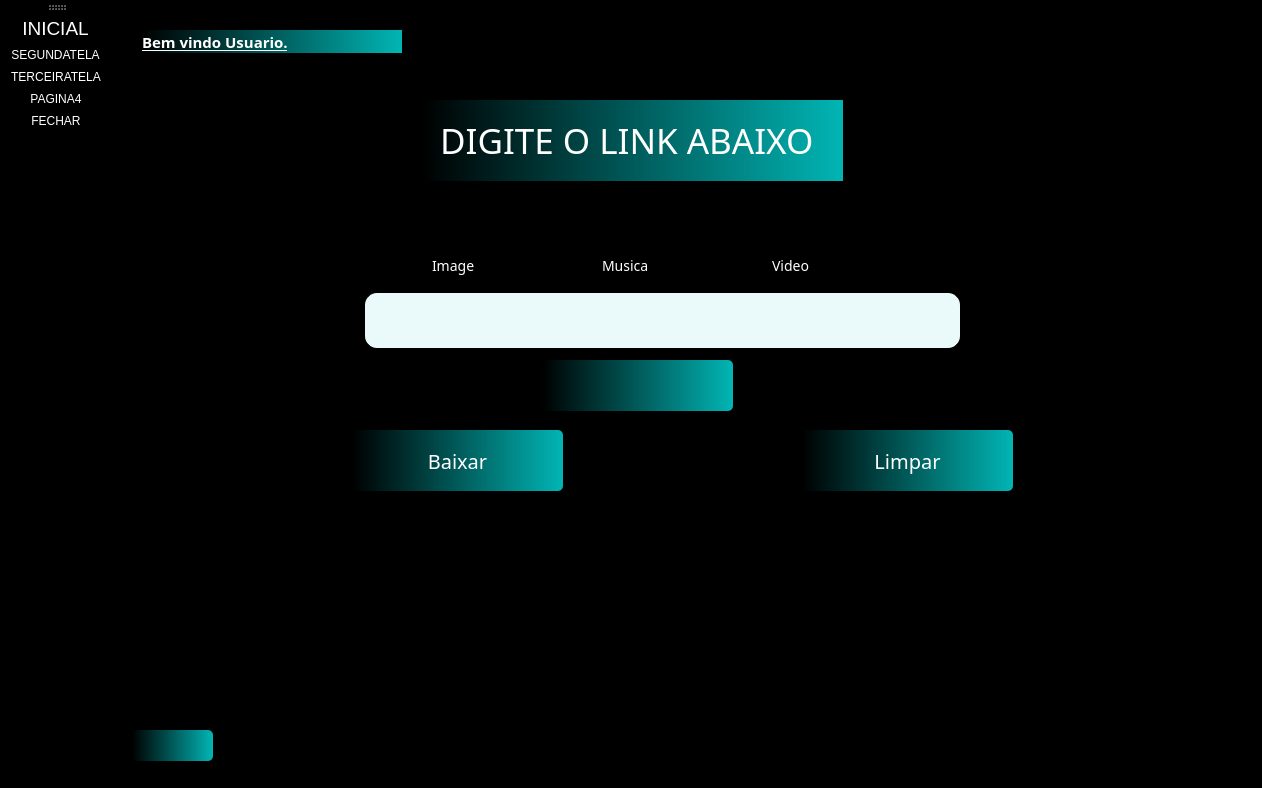
<?xml version="1.0" encoding="UTF-8"?>
<ui version="4.0">
 <class>MainWindow</class>
 <widget class="QMainWindow" name="MainWindow">
  <property name="geometry">
   <rect>
    <x>0</x>
    <y>0</y>
    <width>1262</width>
    <height>788</height>
   </rect>
  </property>
  <property name="windowTitle">
   <string>MainWindow</string>
  </property>
  <property name="styleSheet">
   <string notr="true">color:white;
background-color: rgb(0, 0, 0);
</string>
  </property>
  <widget class="QWidget" name="centralwidget">
   <widget class="QStackedWidget" name="stackedWidget">
    <property name="enabled">
     <bool>true</bool>
    </property>
    <property name="geometry">
     <rect>
      <x>10</x>
      <y>20</y>
      <width>1201</width>
      <height>701</height>
     </rect>
    </property>
    <property name="styleSheet">
     <string notr="true">background: transparent;
</string>
    </property>
    <property name="currentIndex">
     <number>0</number>
    </property>
    <widget class="QWidget" name="page1">
     <widget class="QLabel" name="TExt_Link">
      <property name="geometry">
       <rect>
        <x>300</x>
        <y>80</y>
        <width>421</width>
        <height>81</height>
       </rect>
      </property>
      <property name="font">
       <font>
        <family>Impact</family>
        <pointsize>26</pointsize>
       </font>
      </property>
      <property name="styleSheet">
       <string notr="true">color:white;
background-color:qlineargradient(spread:pad, x1:0, y1:0, x2:1, y2:0, stop:0 rgba(0,0,0), stop:1 rgba(1, 181, 180));
</string>
      </property>
      <property name="text">
       <string>  DIGITE O LINK ABAIXO</string>
      </property>
     </widget>
     <widget class="QLabel" name="icone">
      <property name="geometry">
       <rect>
        <x>20</x>
        <y>50</y>
        <width>271</width>
        <height>221</height>
       </rect>
      </property>
      <property name="styleSheet">
       <string notr="true"/>
      </property>
      <property name="text">
       <string/>
      </property>
      <property name="pixmap">
       <pixmap>icon/you.png</pixmap>
      </property>
     </widget>
     <widget class="QLineEdit" name="caixa_link_2">
      <property name="geometry">
       <rect>
        <x>240</x>
        <y>270</y>
        <width>601</width>
        <height>61</height>
       </rect>
      </property>
      <property name="font">
       <font>
        <family>Impact</family>
        <pointsize>16</pointsize>
       </font>
      </property>
      <property name="focusPolicy">
       <enum>Qt::WheelFocus</enum>
      </property>
      <property name="styleSheet">
       <string notr="true">color:black;
border-style:outset;
border-radius:15px;
border-width:3px;
background-color:rgb(234, 249, 249)</string>
      </property>
      <property name="inputMask">
       <string/>
      </property>
      <property name="text">
       <string/>
      </property>
      <property name="echoMode">
       <enum>QLineEdit::Normal</enum>
      </property>
      <property name="placeholderText">
       <string/>
      </property>
      <property name="cursorMoveStyle">
       <enum>Qt::VisualMoveStyle</enum>
      </property>
     </widget>
     <widget class="QRadioButton" name="radioButton_image">
      <property name="geometry">
       <rect>
        <x>290</x>
        <y>230</y>
        <width>151</width>
        <height>31</height>
       </rect>
      </property>
      <property name="font">
       <font>
        <family>Trebuchet MS</family>
        <pointsize>-1</pointsize>
       </font>
      </property>
      <property name="styleSheet">
       <string notr="true">border:none;
font-family: Trebuchet MS;
font-size:14px;
color:white;
</string>
      </property>
      <property name="text">
       <string>Image</string>
      </property>
     </widget>
     <widget class="QRadioButton" name="radioButton_musica">
      <property name="geometry">
       <rect>
        <x>460</x>
        <y>230</y>
        <width>131</width>
        <height>31</height>
       </rect>
      </property>
      <property name="font">
       <font>
        <family>Trebuchet MS</family>
        <pointsize>-1</pointsize>
       </font>
      </property>
      <property name="styleSheet">
       <string notr="true">border:none;
font-family: Trebuchet MS;
font-size:14px;
color:white;
</string>
      </property>
      <property name="text">
       <string>Musica</string>
      </property>
     </widget>
     <widget class="QRadioButton" name="radioButton_video_2">
      <property name="geometry">
       <rect>
        <x>630</x>
        <y>230</y>
        <width>131</width>
        <height>31</height>
       </rect>
      </property>
      <property name="font">
       <font>
        <family>Trebuchet MS</family>
        <pointsize>-1</pointsize>
       </font>
      </property>
      <property name="focusPolicy">
       <enum>Qt::WheelFocus</enum>
      </property>
      <property name="styleSheet">
       <string notr="true">border:none;
font-family: Trebuchet MS;
font-size:14px;
color:white;
</string>
      </property>
      <property name="text">
       <string>Video</string>
      </property>
     </widget>
     <widget class="QPushButton" name="baixa_link">
      <property name="geometry">
       <rect>
        <x>230</x>
        <y>410</y>
        <width>211</width>
        <height>61</height>
       </rect>
      </property>
      <property name="font">
       <font>
        <family>Impact</family>
        <pointsize>15</pointsize>
        <weight>50</weight>
        <bold>false</bold>
       </font>
      </property>
      <property name="styleSheet">
       <string notr="true">border-style:outset;
border-radius:5px;
border-width:0px;
background-color:qlineargradient(spread:pad, x1:0, y1:0, x2:1, y2:0, stop:0 rgba(0,0,0), stop:1 rgba(1, 181, 180));
</string>
      </property>
      <property name="text">
       <string>Baixar</string>
      </property>
     </widget>
     <widget class="QLabel" name="tela_2">
      <property name="geometry">
       <rect>
        <x>420</x>
        <y>340</y>
        <width>191</width>
        <height>51</height>
       </rect>
      </property>
      <property name="font">
       <font>
        <family>Impact</family>
        <pointsize>17</pointsize>
        <weight>50</weight>
        <italic>false</italic>
        <bold>false</bold>
       </font>
      </property>
      <property name="styleSheet">
       <string notr="true">color:white;
border-style:outset;
border-radius:5px;
background-color:qlineargradient(spread:pad, x1:0, y1:0, x2:1, y2:0, stop:0 rgba(0,0,0), stop:1 rgba(1, 181, 180));
</string>
      </property>
      <property name="text">
       <string/>
      </property>
      <property name="alignment">
       <set>Qt::AlignCenter</set>
      </property>
     </widget>
     <widget class="QLabel" name="label_welcome">
      <property name="geometry">
       <rect>
        <x>20</x>
        <y>10</y>
        <width>260</width>
        <height>23</height>
       </rect>
      </property>
      <property name="styleSheet">
       <string notr="true">font-family: Trebuchet MS;
font-size: 15px;
font-weight: bold;
color: white;
border:none;
text-decoration:underline;
color:white;
background-color:qlineargradient(spread:pad, x1:0, y1:0, x2:1, y2:0, stop:0 rgba(0,0,0), stop:1 rgba(1, 181, 180));
</string>
      </property>
      <property name="text">
       <string>Bem vindo Usuario.</string>
      </property>
      <property name="alignment">
       <set>Qt::AlignLeading|Qt::AlignLeft|Qt::AlignVCenter</set>
      </property>
     </widget>
     <widget class="QLabel" name="label_3">
      <property name="geometry">
       <rect>
        <x>280</x>
        <y>230</y>
        <width>161</width>
        <height>31</height>
       </rect>
      </property>
      <property name="styleSheet">
       <string notr="true">background-color: rgb(0, 0, 0);
border-style:outset;
border-radius:12px;
border-width:0px;</string>
      </property>
      <property name="text">
       <string/>
      </property>
     </widget>
     <widget class="QLabel" name="label_4">
      <property name="geometry">
       <rect>
        <x>450</x>
        <y>230</y>
        <width>161</width>
        <height>31</height>
       </rect>
      </property>
      <property name="styleSheet">
       <string notr="true">background-color: rgb(0, 0, 0);
border-style:outset;
border-radius:12px;
border-width:0px;</string>
      </property>
      <property name="text">
       <string/>
      </property>
     </widget>
     <widget class="QLabel" name="label_5">
      <property name="geometry">
       <rect>
        <x>620</x>
        <y>230</y>
        <width>161</width>
        <height>31</height>
       </rect>
      </property>
      <property name="styleSheet">
       <string notr="true">background-color: rgb(0, 0, 0);
border-style:outset;
border-radius:12px;
border-width:0px;</string>
      </property>
      <property name="text">
       <string/>
      </property>
     </widget>
     <widget class="QPushButton" name="limpar_pagina1">
      <property name="geometry">
       <rect>
        <x>680</x>
        <y>410</y>
        <width>211</width>
        <height>61</height>
       </rect>
      </property>
      <property name="font">
       <font>
        <family>Impact</family>
        <pointsize>15</pointsize>
        <weight>50</weight>
        <bold>false</bold>
       </font>
      </property>
      <property name="styleSheet">
       <string notr="true">border-style:outset;
border-radius:5px;
border-width:0px;
background-color:qlineargradient(spread:pad, x1:0, y1:0, x2:1, y2:0, stop:0 rgba(0,0,0), stop:1 rgba(1, 181, 180));
</string>
      </property>
      <property name="text">
       <string>Limpar</string>
      </property>
     </widget>
     <zorder>label_4</zorder>
     <zorder>label_5</zorder>
     <zorder>label_3</zorder>
     <zorder>TExt_Link</zorder>
     <zorder>icone</zorder>
     <zorder>caixa_link_2</zorder>
     <zorder>radioButton_image</zorder>
     <zorder>radioButton_musica</zorder>
     <zorder>radioButton_video_2</zorder>
     <zorder>baixa_link</zorder>
     <zorder>tela_2</zorder>
     <zorder>label_welcome</zorder>
     <zorder>limpar_pagina1</zorder>
    </widget>
    <widget class="QWidget" name="page2">
     <widget class="QPushButton" name="ver_link_2">
      <property name="geometry">
       <rect>
        <x>20</x>
        <y>630</y>
        <width>131</width>
        <height>31</height>
       </rect>
      </property>
      <property name="font">
       <font>
        <family>Impact</family>
        <pointsize>15</pointsize>
        <weight>50</weight>
        <bold>false</bold>
       </font>
      </property>
      <property name="styleSheet">
       <string notr="true">border-style:outset;
border-radius:5px;
border-width:0px;
background-color:qlineargradient(spread:pad, x1:0, y1:0, x2:1, y2:0, stop:0 rgba(0,0,0), stop:1 rgba(1, 181, 180));
</string>
      </property>
      <property name="text">
       <string>open</string>
      </property>
      <property name="icon">
       <iconset>
        <normaloff>icon/open.png</normaloff>icon/open.png</iconset>
      </property>
     </widget>
     <widget class="QScrollArea" name="scrollArea_PAgina2">
      <property name="geometry">
       <rect>
        <x>10</x>
        <y>10</y>
        <width>1071</width>
        <height>571</height>
       </rect>
      </property>
      <property name="styleSheet">
       <string notr="true">
background-color: qradialgradient(spread:repeat, cx:0.5, cy:0.5, radius:0.077, fx:0.5, fy:0.5, stop:0 rgba(0, 169, 255, 147), stop:0.497326 rgba(0, 0, 0, 147), stop:1 rgba(0, 169, 255, 147));
border-radius:12px;
border-width:0px;
</string>
      </property>
      <property name="widgetResizable">
       <bool>true</bool>
      </property>
      <widget class="QWidget" name="scrollAreaWidgetContents_2">
       <property name="geometry">
        <rect>
         <x>0</x>
         <y>0</y>
         <width>1071</width>
         <height>571</height>
        </rect>
       </property>
       <layout class="QGridLayout" name="gridLayout_3">
        <item row="0" column="0">
         <widget class="QLabel" name="Open_pagina2">
          <property name="styleSheet">
           <string notr="true">border-style:outset;
border-radius:12px;
border-width:0px;
background-color: rgb(255, 255, 255);
</string>
          </property>
          <property name="text">
           <string/>
          </property>
         </widget>
        </item>
       </layout>
      </widget>
     </widget>
     <widget class="QLineEdit" name="inputAbrirArquivo_2">
      <property name="geometry">
       <rect>
        <x>150</x>
        <y>630</y>
        <width>261</width>
        <height>31</height>
       </rect>
      </property>
      <property name="styleSheet">
       <string notr="true">border-style:outset;
border-radius:5px;
border-width:1px;
background-color: rgb(255, 255, 255);
color:black;</string>
      </property>
     </widget>
     <widget class="QComboBox" name="comboBox">
      <property name="geometry">
       <rect>
        <x>30</x>
        <y>590</y>
        <width>91</width>
        <height>31</height>
       </rect>
      </property>
      <property name="styleSheet">
       <string notr="true">border-style:outset;
border-radius:12px;
border-width:0px;
background-color:qlineargradient(spread:pad, x1:0, y1:0, x2:1, y2:0, stop:0 rgba(0,0,0), stop:1 rgba(1, 181, 180));
</string>
      </property>
      <item>
       <property name="text">
        <string/>
       </property>
      </item>
      <item>
       <property name="text">
        <string>test</string>
       </property>
      </item>
      <item>
       <property name="text">
        <string>test</string>
       </property>
      </item>
     </widget>
     <widget class="QLabel" name="label_pagina2">
      <property name="geometry">
       <rect>
        <x>150</x>
        <y>670</y>
        <width>261</width>
        <height>31</height>
       </rect>
      </property>
      <property name="styleSheet">
       <string notr="true">border-style:outset;
border-radius:5px;
border-width:1px;
background-color: rgb(255, 255, 255);
color:black;</string>
      </property>
      <property name="text">
       <string/>
      </property>
     </widget>
     <widget class="QPushButton" name="pushButton">
      <property name="geometry">
       <rect>
        <x>20</x>
        <y>670</y>
        <width>131</width>
        <height>31</height>
       </rect>
      </property>
      <property name="font">
       <font>
        <family>Impact</family>
        <pointsize>14</pointsize>
       </font>
      </property>
      <property name="styleSheet">
       <string notr="true">border-style:outset;
border-radius:5px;
border-width:0px;
background-color:qlineargradient(spread:pad, x1:0, y1:0, x2:1, y2:0, stop:0 rgba(0,0,0), stop:1 rgba(1, 181, 180));
</string>
      </property>
      <property name="text">
       <string>limpar</string>
      </property>
     </widget>
     <zorder>scrollArea_PAgina2</zorder>
     <zorder>inputAbrirArquivo_2</zorder>
     <zorder>comboBox</zorder>
     <zorder>label_pagina2</zorder>
     <zorder>pushButton</zorder>
     <zorder>ver_link_2</zorder>
    </widget>
    <widget class="QWidget" name="pagina3">
     <widget class="QScrollArea" name="scrollArea">
      <property name="geometry">
       <rect>
        <x>20</x>
        <y>10</y>
        <width>1041</width>
        <height>491</height>
       </rect>
      </property>
      <property name="styleSheet">
       <string notr="true">
background-color: qradialgradient(spread:repeat, cx:0.5, cy:0.5, radius:0.077, fx:0.5, fy:0.5, stop:0 rgba(0, 169, 255, 147), stop:0.497326 rgba(0, 0, 0, 147), stop:1 rgba(0, 169, 255, 147));
border-radius:12px;
border-width:0px;
</string>
      </property>
      <property name="widgetResizable">
       <bool>true</bool>
      </property>
      <widget class="QWidget" name="scrollAreaWidgetContents">
       <property name="geometry">
        <rect>
         <x>0</x>
         <y>0</y>
         <width>1041</width>
         <height>491</height>
        </rect>
       </property>
       <layout class="QGridLayout" name="gridLayout_2">
        <item row="0" column="0">
         <widget class="QLabel" name="labelImg">
          <property name="styleSheet">
           <string notr="true">border-style:outset;
border-radius:12px;
border-width:0px;
background-color: rgb(255, 255, 255);
</string>
          </property>
          <property name="text">
           <string/>
          </property>
         </widget>
        </item>
       </layout>
      </widget>
     </widget>
     <widget class="QLineEdit" name="inputAbrirArquivo">
      <property name="geometry">
       <rect>
        <x>180</x>
        <y>530</y>
        <width>331</width>
        <height>31</height>
       </rect>
      </property>
      <property name="styleSheet">
       <string notr="true">border-style:outset;
border-radius:5px;
border-width:1px;
background-color: rgb(255, 255, 255);
color:black;</string>
      </property>
      <property name="text">
       <string/>
      </property>
      <property name="placeholderText">
       <string>Caminho da foto</string>
      </property>
     </widget>
     <widget class="QPushButton" name="btnEscolherArquivo">
      <property name="geometry">
       <rect>
        <x>20</x>
        <y>530</y>
        <width>151</width>
        <height>31</height>
       </rect>
      </property>
      <property name="font">
       <font>
        <family>Impact</family>
        <pointsize>11</pointsize>
       </font>
      </property>
      <property name="styleSheet">
       <string notr="true">border-style:outset;
border-radius:5px;
border-width:0px;
background-color:qlineargradient(spread:pad, x1:0, y1:0, x2:1, y2:0, stop:0 rgba(0,0,0), stop:1 rgba(1, 181, 180));
</string>
      </property>
      <property name="text">
       <string>Escolher Arquivo</string>
      </property>
      <property name="icon">
       <iconset>
        <normaloff>icon/open.png</normaloff>icon/open.png</iconset>
      </property>
     </widget>
     <widget class="QLabel" name="label">
      <property name="geometry">
       <rect>
        <x>30</x>
        <y>590</y>
        <width>91</width>
        <height>31</height>
       </rect>
      </property>
      <property name="font">
       <font>
        <family>Arial Black</family>
        <pointsize>12</pointsize>
        <weight>75</weight>
        <bold>true</bold>
       </font>
      </property>
      <property name="styleSheet">
       <string notr="true">border-style:outset;
border-radius:5px;
border-width:0px;
background-color:qlineargradient(spread:pad, x1:0, y1:0, x2:1, y2:0, stop:0 rgba(0,0,0), stop:1 rgba(1, 181, 180));
</string>
      </property>
      <property name="frameShape">
       <enum>QFrame::Box</enum>
      </property>
      <property name="text">
       <string>  Largura</string>
      </property>
      <property name="textFormat">
       <enum>Qt::PlainText</enum>
      </property>
     </widget>
     <widget class="QLineEdit" name="inputAltura">
      <property name="geometry">
       <rect>
        <x>400</x>
        <y>600</y>
        <width>91</width>
        <height>21</height>
       </rect>
      </property>
      <property name="styleSheet">
       <string notr="true">background-color: rgb(255, 255, 255);
color:black;
border-style:outset;
border-radius:8px;
border-width:0px;
</string>
      </property>
      <property name="placeholderText">
       <string>Coloque Altura</string>
      </property>
     </widget>
     <widget class="QLabel" name="label_2">
      <property name="geometry">
       <rect>
        <x>300</x>
        <y>590</y>
        <width>81</width>
        <height>31</height>
       </rect>
      </property>
      <property name="font">
       <font>
        <family>Arial Black</family>
        <pointsize>12</pointsize>
        <weight>75</weight>
        <bold>true</bold>
       </font>
      </property>
      <property name="styleSheet">
       <string notr="true">border-style:outset;
border-radius:5px;
border-width:0px;
background-color:qlineargradient(spread:pad, x1:0, y1:0, x2:1, y2:0, stop:0 rgba(0,0,0), stop:1 rgba(1, 181, 180));
</string>
      </property>
      <property name="text">
       <string>    Altura</string>
      </property>
     </widget>
     <widget class="QLineEdit" name="inputLargura">
      <property name="geometry">
       <rect>
        <x>130</x>
        <y>600</y>
        <width>101</width>
        <height>22</height>
       </rect>
      </property>
      <property name="styleSheet">
       <string notr="true">background-color: rgb(255, 255, 255);
color:black;
border-style:outset;
border-radius:8px;
border-width:0px;
color:black;</string>
      </property>
      <property name="placeholderText">
       <string>Coloque Largura</string>
      </property>
     </widget>
     <widget class="QPushButton" name="btnRedimensionar">
      <property name="geometry">
       <rect>
        <x>50</x>
        <y>660</y>
        <width>131</width>
        <height>31</height>
       </rect>
      </property>
      <property name="font">
       <font>
        <family>Impact</family>
        <pointsize>10</pointsize>
       </font>
      </property>
      <property name="styleSheet">
       <string notr="true">border-style:outset;
border-radius:5px;
border-width:0px;
background-color:qlineargradient(spread:pad, x1:0, y1:0, x2:1, y2:0, stop:0 rgba(0,0,0), stop:1 rgba(1, 181, 180));
</string>
      </property>
      <property name="text">
       <string>Redimensionar</string>
      </property>
     </widget>
     <widget class="QPushButton" name="btnSalvar">
      <property name="geometry">
       <rect>
        <x>210</x>
        <y>660</y>
        <width>131</width>
        <height>31</height>
       </rect>
      </property>
      <property name="font">
       <font>
        <family>Impact</family>
        <pointsize>10</pointsize>
       </font>
      </property>
      <property name="styleSheet">
       <string notr="true">border-style:outset;
border-radius:5px;
border-width:0px;
background-color:qlineargradient(spread:pad, x1:0, y1:0, x2:1, y2:0, stop:0 rgba(0,0,0), stop:1 rgba(1, 181, 180));
</string>
      </property>
      <property name="text">
       <string>Salvar</string>
      </property>
     </widget>
     <widget class="QPushButton" name="limpa_3">
      <property name="geometry">
       <rect>
        <x>350</x>
        <y>660</y>
        <width>101</width>
        <height>31</height>
       </rect>
      </property>
      <property name="font">
       <font>
        <family>Impact</family>
        <pointsize>10</pointsize>
        <weight>50</weight>
        <bold>false</bold>
       </font>
      </property>
      <property name="styleSheet">
       <string notr="true">border-style:outset;
border-radius:5px;
border-width:0px;
background-color:qlineargradient(spread:pad, x1:0, y1:0, x2:1, y2:0, stop:0 rgba(0,0,0), stop:1 rgba(1, 181, 180));
</string>
      </property>
      <property name="text">
       <string>Limpar</string>
      </property>
     </widget>
    </widget>
    <widget class="QWidget" name="pagin4_cadastro"/>
   </widget>
   <widget class="QLabel" name="fundo_imagen">
    <property name="geometry">
     <rect>
      <x>10</x>
      <y>-40</y>
      <width>1301</width>
      <height>831</height>
     </rect>
    </property>
    <property name="styleSheet">
     <string notr="true">background-color: rgb(0, 0, 0);</string>
    </property>
    <property name="text">
     <string/>
    </property>
    <property name="pixmap">
     <pixmap>icon/fundo tela.jpg</pixmap>
    </property>
   </widget>
   <widget class="QLabel" name="login_logado">
    <property name="geometry">
     <rect>
      <x>20</x>
      <y>730</y>
      <width>81</width>
      <height>31</height>
     </rect>
    </property>
    <property name="font">
     <font>
      <pointsize>16</pointsize>
     </font>
    </property>
    <property name="styleSheet">
     <string notr="true">border-style:outset;
border-radius:5px;
border-width:0px;
background-color:qlineargradient(spread:pad, x1:0, y1:0, x2:1, y2:0, stop:0 rgba(0,0,0), stop:1 rgba(1, 181, 180));
</string>
    </property>
    <property name="frameShape">
     <enum>QFrame::Box</enum>
    </property>
    <property name="text">
     <string/>
    </property>
    <property name="textFormat">
     <enum>Qt::PlainText</enum>
    </property>
   </widget>
   <zorder>fundo_imagen</zorder>
   <zorder>stackedWidget</zorder>
   <zorder>login_logado</zorder>
  </widget>
  <widget class="QStatusBar" name="statusBar"/>
  <widget class="QToolBar" name="toolBar">
   <property name="windowTitle">
    <string>toolBar</string>
   </property>
   <attribute name="toolBarArea">
    <enum>LeftToolBarArea</enum>
   </attribute>
   <attribute name="toolBarBreak">
    <bool>false</bool>
   </attribute>
   <addaction name="actionPAGINA1"/>
   <addaction name="actionPAGINA2"/>
   <addaction name="actionPAGINA3"/>
   <addaction name="actionPAGINA4"/>
   <addaction name="actionFECHAR"/>
  </widget>
  <action name="actionpagina">
   <property name="text">
    <string>pagina</string>
   </property>
  </action>
  <action name="actionpagina1">
   <property name="text">
    <string>pagina1</string>
   </property>
  </action>
  <action name="actionpagina2">
   <property name="text">
    <string>pagina2</string>
   </property>
  </action>
  <action name="actionPAGINA1">
   <property name="icon">
    <iconset>
     <normaloff>icon/open.png</normaloff>icon/open.png</iconset>
   </property>
   <property name="text">
    <string>INICIAL</string>
   </property>
   <property name="toolTip">
    <string>&lt;html&gt;&lt;head/&gt;&lt;body&gt;&lt;p&gt;&lt;span style=&quot; color:#ff0000;&quot;&gt;INICIAL&lt;/span&gt;&lt;/p&gt;&lt;/body&gt;&lt;/html&gt;</string>
   </property>
   <property name="font">
    <font>
     <pointsize>14</pointsize>
    </font>
   </property>
   <property name="shortcut">
    <string>F1</string>
   </property>
   <property name="menuRole">
    <enum>QAction::TextHeuristicRole</enum>
   </property>
  </action>
  <action name="actionPAGINA2">
   <property name="icon">
    <iconset>
     <normaloff>icon/open.png</normaloff>icon/open.png</iconset>
   </property>
   <property name="text">
    <string>SEGUNDATELA</string>
   </property>
   <property name="toolTip">
    <string>&lt;html&gt;&lt;head/&gt;&lt;body&gt;&lt;p&gt;&lt;span style=&quot; color:#ff0000;&quot;&gt;SEGUNDA TELA&lt;/span&gt;&lt;/p&gt;&lt;/body&gt;&lt;/html&gt;</string>
   </property>
   <property name="shortcut">
    <string>F2</string>
   </property>
  </action>
  <action name="actionPAGINA3">
   <property name="icon">
    <iconset>
     <normaloff>icon/open.png</normaloff>icon/open.png</iconset>
   </property>
   <property name="text">
    <string>TERCEIRATELA</string>
   </property>
   <property name="toolTip">
    <string>&lt;html&gt;&lt;head/&gt;&lt;body&gt;&lt;p&gt;&lt;span style=&quot; color:#ff0000;&quot;&gt;TERCEIRATELA&lt;/span&gt;&lt;/p&gt;&lt;/body&gt;&lt;/html&gt;</string>
   </property>
   <property name="shortcut">
    <string>F3</string>
   </property>
  </action>
  <action name="actionFECHAR">
   <property name="icon">
    <iconset>
     <normaloff>icon/cil-x-circle.png</normaloff>icon/cil-x-circle.png</iconset>
   </property>
   <property name="text">
    <string>FECHAR</string>
   </property>
   <property name="toolTip">
    <string>&lt;html&gt;&lt;head/&gt;&lt;body&gt;&lt;p&gt;&lt;span style=&quot; color:#ff0000;&quot;&gt;SAIR SISTEMA&lt;/span&gt;&lt;/p&gt;&lt;/body&gt;&lt;/html&gt;</string>
   </property>
   <property name="shortcut">
    <string>Esc</string>
   </property>
  </action>
  <action name="actionpagina4">
   <property name="text">
    <string>pagina4</string>
   </property>
  </action>
  <action name="actionPAGINA4">
   <property name="icon">
    <iconset>
     <normaloff>icon/open.png</normaloff>icon/open.png</iconset>
   </property>
   <property name="text">
    <string>PAGINA4</string>
   </property>
   <property name="toolTip">
    <string>&lt;html&gt;&lt;head/&gt;&lt;body&gt;&lt;p&gt;&lt;span style=&quot; color:#ff0000;&quot;&gt;CADASTRO&lt;/span&gt;&lt;/p&gt;&lt;/body&gt;&lt;/html&gt;</string>
   </property>
   <property name="shortcut">
    <string>F4</string>
   </property>
  </action>
 </widget>
 <resources/>
 <connections>
  <connection>
   <sender>limpa_3</sender>
   <signal>clicked()</signal>
   <receiver>inputAbrirArquivo</receiver>
   <slot>clear()</slot>
   <hints>
    <hint type="sourcelabel">
     <x>670</x>
     <y>670</y>
    </hint>
    <hint type="destinationlabel">
     <x>478</x>
     <y>560</y>
    </hint>
   </hints>
  </connection>
  <connection>
   <sender>limpar_pagina1</sender>
   <signal>clicked()</signal>
   <receiver>caixa_link_2</receiver>
   <slot>clear()</slot>
   <hints>
    <hint type="sourcelabel">
     <x>862</x>
     <y>460</y>
    </hint>
    <hint type="destinationlabel">
     <x>840</x>
     <y>347</y>
    </hint>
   </hints>
  </connection>
  <connection>
   <sender>limpar_pagina1</sender>
   <signal>clicked()</signal>
   <receiver>tela_2</receiver>
   <slot>clear()</slot>
   <hints>
    <hint type="sourcelabel">
     <x>830</x>
     <y>467</y>
    </hint>
    <hint type="destinationlabel">
     <x>665</x>
     <y>388</y>
    </hint>
   </hints>
  </connection>
  <connection>
   <sender>pushButton</sender>
   <signal>clicked()</signal>
   <receiver>inputAbrirArquivo_2</receiver>
   <slot>clear()</slot>
   <hints>
    <hint type="sourcelabel">
     <x>160</x>
     <y>703</y>
    </hint>
    <hint type="destinationlabel">
     <x>330</x>
     <y>660</y>
    </hint>
   </hints>
  </connection>
  <connection>
   <sender>pushButton</sender>
   <signal>clicked()</signal>
   <receiver>Open_pagina2</receiver>
   <slot>clear()</slot>
   <hints>
    <hint type="sourcelabel">
     <x>140</x>
     <y>727</y>
    </hint>
    <hint type="destinationlabel">
     <x>250</x>
     <y>456</y>
    </hint>
   </hints>
  </connection>
  <connection>
   <sender>limpa_3</sender>
   <signal>clicked()</signal>
   <receiver>labelImg</receiver>
   <slot>clear()</slot>
   <hints>
    <hint type="sourcelabel">
     <x>670</x>
     <y>670</y>
    </hint>
    <hint type="destinationlabel">
     <x>805</x>
     <y>319</y>
    </hint>
   </hints>
  </connection>
  <connection>
   <sender>limpa_3</sender>
   <signal>clicked()</signal>
   <receiver>inputAltura</receiver>
   <slot>clear()</slot>
   <hints>
    <hint type="sourcelabel">
     <x>670</x>
     <y>670</y>
    </hint>
    <hint type="destinationlabel">
     <x>250</x>
     <y>700</y>
    </hint>
   </hints>
  </connection>
  <connection>
   <sender>limpa_3</sender>
   <signal>clicked()</signal>
   <receiver>inputLargura</receiver>
   <slot>clear()</slot>
   <hints>
    <hint type="sourcelabel">
     <x>660</x>
     <y>670</y>
    </hint>
    <hint type="destinationlabel">
     <x>250</x>
     <y>630</y>
    </hint>
   </hints>
  </connection>
 </connections>
</ui>
